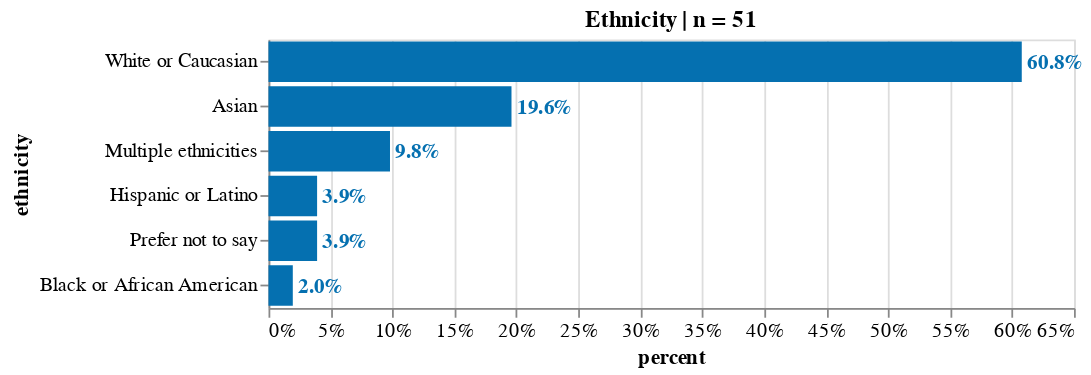

The cell this chart's notebook holds for it:
### Code cell
source = count_freq_labels(df, X="ethnicity") 
title = 'Ethnicity | n = '+ source['counts'].sum().astype(str)
X, Y = 'percent:Q', 'ethnicity:N'
w, h= 450, 150
txs, ls, ts = 12, 11, 12

chart_ethnicity= simple_per_bar(
    source, title=title, X=X, Y=Y, \
    width=w, height=h, \
    text_size = txs, label_size = ls, title_size=ts)
chart_ethnicity

### Figure 1 — Vega-Lite specification as saved in the notebook (floating-point values rounded to 4 significant figures)
{"config": {"view": {"continuousWidth": 400, "continuousHeight": 300}, "axis": {"labelFontSize": 11, "titleFontSize": 12}}, "layer": [{"mark": "bar", "encoding": {"color": {"condition": {"value": "orange", "test": "(datum.emotion === 'Some')"}, "value": "#0570b0"}, "x": {"type": "quantitative", "axis": {"format": ".0%"}, "field": "percent"}, "y": {"type": "nominal", "field": "ethnicity", "sort": "-x"}}, "title": "Ethnicity | n = 51"}, {"mark": {"type": "text", "align": "left", "baseline": "middle", "dx": 3, "fontSize": 12, "fontWeight": "bold"}, "encoding": {"color": {"condition": {"value": "orange", "test": "(datum.emotion === 'Some')"}, "value": "#0570b0"}, "text": {"type": "quantitative", "field": "percent", "format": ".1%"}, "x": {"type": "quantitative", "axis": {"format": ".0%"}, "field": "percent"}, "y": {"type": "nominal", "field": "ethnicity", "sort": "-x"}}, "title": "Ethnicity | n = 51"}], "data": {"name": "data-b195e225271668466606624ce07a28dc"}, "height": 150, "width": 450, "$schema": "https://vega.github.io/schema/vega-lite/v4.8.1.json", "datasets": {"data-b195e225271668466606624ce07a28dc": [{"counts": 31, "ethnicity": "White or Caucasian", "percent": 0.6078}, {"counts": 10, "ethnicity": "Asian", "percent": 0.1961}, {"counts": 5, "ethnicity": "Multiple ethnicities", "percent": 0.09804}, {"counts": 2, "ethnicity": "Hispanic or Latino", "percent": 0.03922}, {"counts": 2, "ethnicity": "Prefer not to say", "percent": 0.03922}, {"counts": 1, "ethnicity": "Black or African American", "percent": 0.01961}]}}
